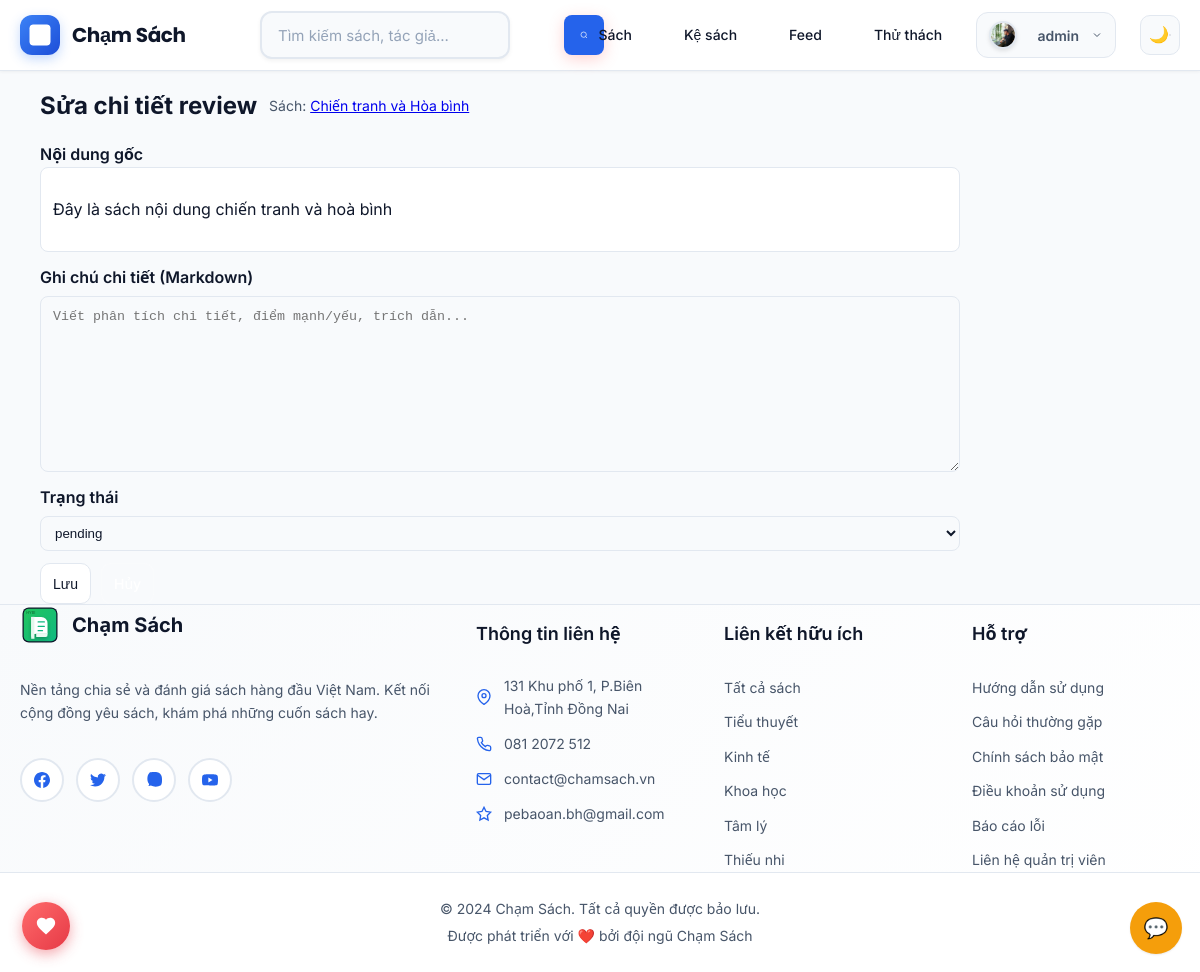
The app's page /admin/reviews/4/edit (signed in) with its own data.
### models.py (models this page shows)
class Book(db.Model):
    __tablename__ = "books"
    id = db.Column(db.Integer, primary_key=True)
    title = db.Column(db.String(255), nullable=False, index=True)
    author = db.Column(db.String(255), nullable=False, index=True)
    description = db.Column(db.Text)
    cover_url = db.Column(db.String(512))
    genre = db.Column(db.String(100))
    publisher = db.Column(db.String(255))
    num_pages = db.Column(db.Integer)
    book_code = db.Column(db.String(100), unique=True, index=True)
    created_at = db.Column(db.DateTime, nullable=False, default=datetime.utcnow, index=True)
    category_id = db.Column(db.Integer, db.ForeignKey("categories.id"), index=True)
    price = db.Column(db.Numeric(10, 2), nullable=False, default=0)
    stock = db.Column(db.Integer, nullable=False, default=0)
    isbn = db.Column(db.String(50), unique=True)
    is_active = db.Column(db.Boolean, nullable=False, default=True, index=True)
    category = db.relationship("Category", back_populates="books", lazy="joined")
    order_items = db.relationship("OrderItem", back_populates="book")

### tables this page shows
CREATE TABLE reviews (
    id INTEGER PRIMARY KEY AUTOINCREMENT,
    book_id INTEGER NOT NULL,
    reviewer TEXT NOT NULL,
    rating INTEGER CHECK(rating BETWEEN 1 AND 5) NOT NULL,
    content TEXT,
    created_at DATETIME DEFAULT CURRENT_TIMESTAMP, status TEXT DEFAULT 'approved', moderated_at DATETIME, moderated_by TEXT, reject_reason TEXT, details TEXT,
    FOREIGN KEY(book_id) REFERENCES books(id) ON DELETE CASCADE
);

### app.py (the view, shortened to what this page needs)
    @app.route("/admin/reviews/<int:review_id>/edit", methods=["GET", "POST"])
    @admin_required
    def admin_review_edit(review_id: int):
        db = get_db()
        row = db.execute("SELECT r.id, r.book_id, b.title as book_title, r.reviewer, r.rating, r.content, r.details, r.status FROM reviews r JOIN books b ON b.id=r.book_id WHERE r.id=?", (review_id,)).fetchone()
        if not row:
            flash("Không tìm thấy review.")
            return redirect(url_for("admin_reviews_queue"))
        return render_template("admin_review_edit.html", review=row, render_markdown=render_markdown_safe)

### utils/markdown.py (called while the page is built)
def render_markdown_safe(text: str) -> str:
    if not text:
        return ""
    html = md.render(text)
    return bleach.clean(
        html,
        tags=ALLOWED_TAGS,
        attributes=ALLOWED_ATTRS,
        protocols=["http", "https", "mailto"],
        strip=True
    )

### templates/admin_review_edit.html (shortened to what this page needs)
{% extends 'base.html' %}
{% block content %}
<div class="admin-header">
  <h2>Sửa chi tiết review</h2>
  <p class="muted">Sách: <a href="{{ url_for('book_detail', book_id=review.book_id) }}" target="_blank">{{ review.book_title }}</a></p>
</div>
<form method="post" action="{{ url_for('admin_review_edit', review_id=review.id) }}" class="form" style="display:grid;grid-template-columns:1fr;gap:12px;max-width:920px">
  <div>
    <label>Nội dung gốc</label>
    <div class="panel" style="padding:12px;border:1px solid var(--border);border-radius:8px;background:var(--panel)">
      {{ render_markdown(review.content)|safe }}
    </div>
  </div>
  <label>
    Ghi chú chi tiết (Markdown)
    <textarea name="details" rows="10" placeholder="Viết phân tích chi tiết, điểm mạnh/yếu, trích dẫn..." style="width:100%;padding:12px;border:1px solid var(--border);border-radius:8px;background:var(--bg);color:var(--text)">{{ review.details or '' }}</textarea>
  </label>
  <label>
    Trạng thái
    <select name="status" style="padding:8px 10px;border:1px solid var(--border);border-radius:8px;background:var(--bg);color:var(--text)">
      <option value="pending" {{ 'selected' if review.status=='pending' else '' }}>pending</option>
    </select>
  </label>
  <div class="form-actions" style="display:flex;gap:10px">
    <button class="btn" type="submit">Lưu</button>
    <a class="btn secondary" href="{{ url_for('admin_reviews_queue') }}">Hủy</a>
  </div>
</form>
{% endblock %}

### static/enhanced-styles.css (style rules this page uses)
:root { --white: #ffffff; --gray-50: #f9fafb; --gray-100: #f3f4f6; --gray-200: #e5e7eb; --gray-300: #d1d5db; --gray-400: #9ca3af; --gray-500: #6b7280; --gray-600: #4b5563; --gray-700: #374151; --gray-800: #1f2937; --gray-900: #111827; --success: #10b981; --warning: #f59e0b; --error: #ef4444; --info: #3b82f6; --bg-primary: var(--panel); --bg-secondary: var(--bg); --bg-tertiary: color-mix(in oklab, var(--panel) 92%, var(--bg)); --text-primary: var(--text); --text-secondary: var(--muted); --text-tertiary: color-mix(in oklab, var(--muted) 75%, var(--text)); --text-inverse: #ffffff; --border-light: var(--border); --border-medium: color-mix(in oklab, var(--border) 70%, var(--text) 30%); --border-dark: color-mix(in oklab, var(--border) 50%, var(--text) 50%); --shadow-sm: 0 1px 2px 0 rgba(0, 0, 0, 0.05); --shadow-md: 0 4px 6px -1px rgba(0, 0, 0, 0.1), 0 2px 4px -1px rgba(0, 0, 0, 0.06); --shadow-lg: var(--shadow); --shadow-xl: 0 20px 25px -5px rgba(0, 0, 0, 0.1), 0 10px 10px -5px rgba(0, 0, 0, 0.04); --shadow-2xl: 0 25px 50px -12px rgba(0, 0, 0, 0.25); --space-1: 0.25rem; --space-2: 0.5rem; --space-3: 0.75rem; --space-4: 1rem; --space-5: 1.25rem; --space-6: 1.5rem; --space-8: 2rem; --space-10: 2.5rem; --space-12: 3rem; --space-16: 4rem; --space-20: 5rem; --font-size-xs: 0.75rem; --font-size-sm: 0.875rem; --font-size-base: 1rem; --font-size-lg: 1.125rem; --font-size-xl: 1.25rem; --font-size-2xl: 1.5rem; --font-size-3xl: 1.875rem; --font-size-4xl: 2.25rem; --font-weight-normal: 400; --font-weight-medium: 500; --font-weight-semibold: 600; --font-weight-bold: 700; --font-weight-extrabold: 800; --line-height-tight: 1.25; --line-height-normal: 1.5; --line-height-relaxed: 1.75; --radius-sm: 0.25rem; --radius-md: 0.375rem; --radius-lg: 0.5rem; --radius-xl: 0.75rem; --radius-2xl: 1rem; --radius-3xl: 1.5rem; --radius-full: 9999px; --transition-fast: 150ms ease-in-out; --transition-normal: 250ms ease-in-out; --transition-slow: 350ms ease-in-out; --z-dropdown: 1000; --z-sticky: 1020; --z-fixed: 1030; --z-modal-backdrop: 1040; --z-modal: 1050; --z-popover: 1060; --z-tooltip: 1070; }

### static/layout-enhancements.css (style rules this page uses)
.card, .panel, .feature-card, .review-showcase-card, .stat-item, .similar-book-card { width: 100% !important; max-width: none !important; }

### records on screen
Book: book_title "Chiến tranh và Hòa bình"
reviews: content "Đây là sách nội dung chiến tranh và hoà bình"

### other values on screen
{{ current_user.username }} "admin"
